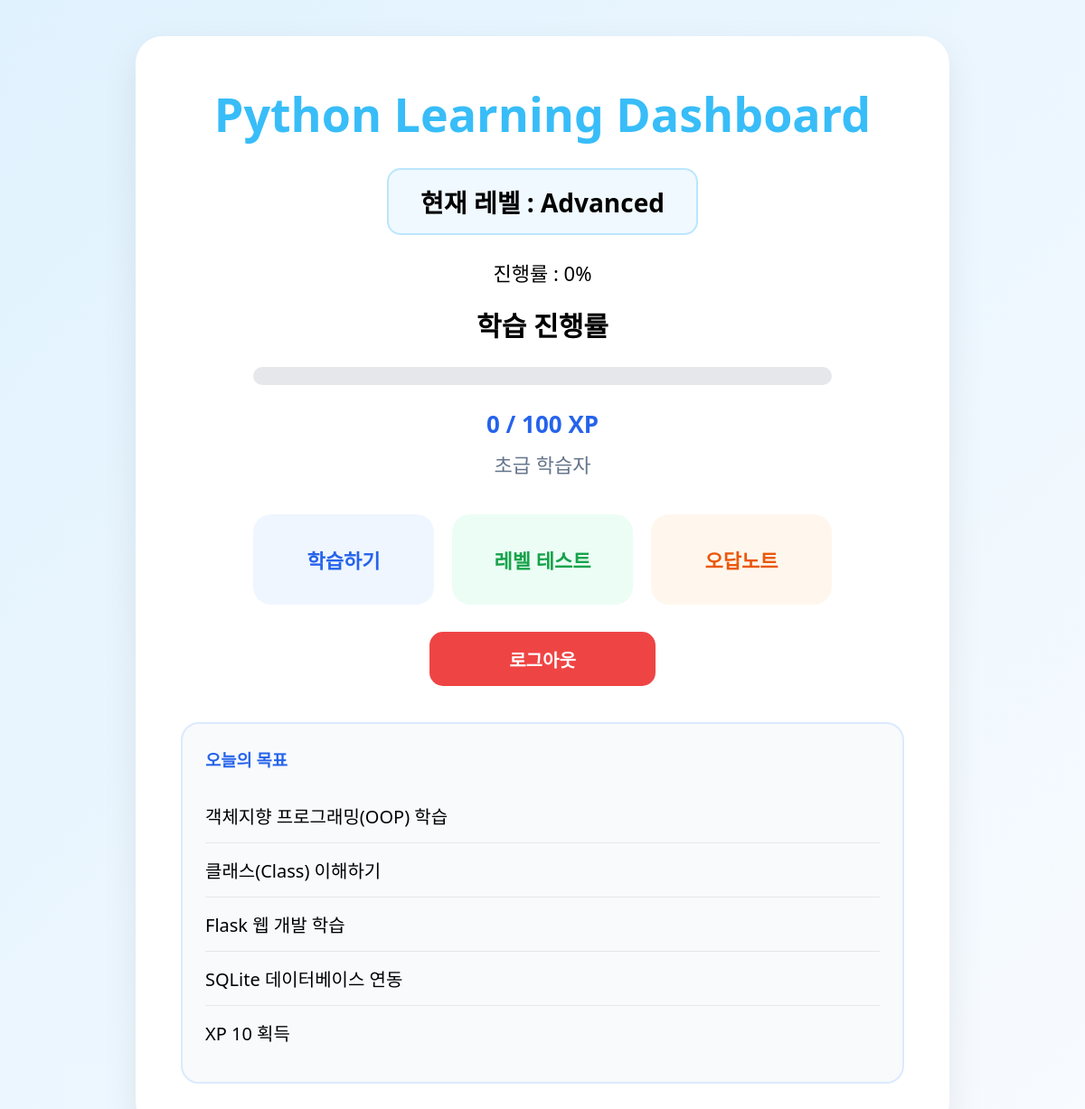
The app's page /dashboard (signed in), older data.
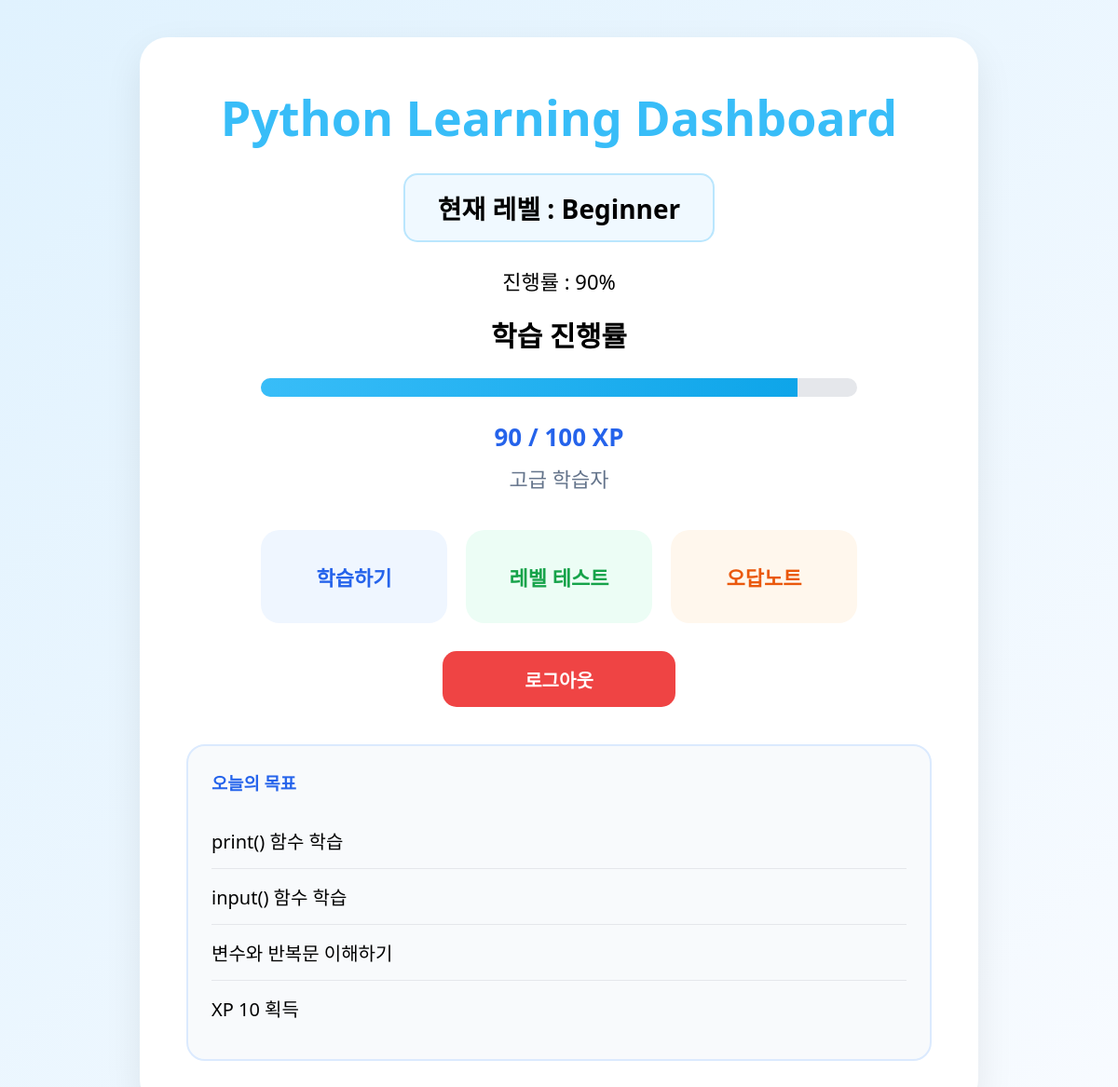
The same page, newer data.
### tables this page shows
CREATE TABLE "User" (
	"user_id"	INTEGER,
	"name"	TEXT,
	"email"	TEXT UNIQUE,
	"password"	TEXT,
	"level"	TEXT,
	"xp"	INTEGER DEFAULT 0,
	"create_at"	TEXT,
	PRIMARY KEY("user_id" AUTOINCREMENT)
);

### app.py (the view)
@app.route("/dashboard")
def dashboard():
    global current_user_id
    if current_user_id is None:
        return redirect("/login")
    conn = sqlite3.connect("database.db")
    cursor = conn.cursor()
    cursor.execute(
        "SELECT level, xp FROM User WHERE user_id=?",
        (current_user_id,)
    )
    user = cursor.fetchone()
    conn.close()
    return render_template(
        "dashboard.html",
        level=user[0],
        xp=user[1],
        logged_in=True
)

### templates/dashboard.html (shortened to what this page needs)
<!DOCTYPE html>
<html>
<head>
    <link rel="stylesheet"
          href="{{ url_for('static', filename='style.css') }}">
</head>
<body>
<body>
<div class="dashboard-card">
<h1>Python Learning Dashboard</h1>
<div class="level-box">
    현재 레벨 : {{ level }}
</div>
<p style="font-size:22px;">
    진행률 : {{ xp }}%
</p>
<div class="progress-title">
    학습 진행률
</div>
<div class="progress-bar">
    <div class="progress-fill"
         style="width: {{ xp }}%;">
    </div>
</div>
<div class="xp">
    {{ xp }} / 100 XP
</div>
{% if xp < 30 %}
<p class="rank">초급 학습자</p>
{% elif xp < 70 %}
<p class="rank">중급 학습자</p>
{% else %}
<p class="rank">고급 학습자</p>
{% endif %}
<div class="button-area">
    <a href="/learning">
        <button class="action-btn blue">
            학습하기
        </button>
    </a>
    <a href="/level_test">
        <button class="action-btn green">
            레벨 테스트
        </button>
    </a>
    <a href="/wrong_answer">
        <button class="action-btn orange">
            오답노트
        </button>
    </a>
</div>
{% if logged_in %}
<a href="/logout">
    <button class="logout">
        로그아웃
    </button>
</a>
{% endif %}
<div class="goal-box">
    <h3>오늘의 목표</h3>
    {% if level == "Beginner" %}
    <ul>
        <li>print() 함수 학습</li>
        <li>input() 함수 학습</li>
        <li>변수와 반복문 이해하기</li>
        <li>XP 10 획득</li>
    </ul>
    {% elif level == "Advanced" %}
    <ul>
        <li>객체지향 프로그래밍(OOP) 학습</li>
        <li>클래스(Class) 이해하기</li>
        <li>Flask 웹 개발 학습</li>
        <li>SQLite 데이터베이스 연동</li>
        <li>XP 10 획득</li>
    </ul>
    {% endif %}
</div>
</div>
</body>
</html>

### static/style.css (style rules this page uses)
* { margin:0; padding:0; box-sizing:border-box; font-family:'Segoe UI', sans-serif; }
body { min-height:100vh; display:flex; justify-content:center; align-items:center; background:linear-gradient( 135deg, #e0f2fe, #f8fbff ); padding:40px; }
.dashboard-card h1 { font-size:52px; color:#38bdf8; margin-bottom:25px; }
.level-box { display:inline-block; background:#f0f9ff; border:2px solid #bae6fd; padding:15px 30px; border-radius:15px; font-size:28px; font-weight:bold; margin-bottom:25px; }
.progress-title { margin-top:20px; font-size:32px; font-weight:bold; }
.progress-bar { width:80%; height:20px; background:#e5e7eb; border-radius:30px; margin:30px auto; overflow:hidden; }
.progress-fill { height:100%; background:linear-gradient( 90deg, #38bdf8, #0ea5e9 ); }
.xp { font-size:28px; font-weight:bold; color:#2563eb; }
.rank { margin-top:15px; font-size:24px; color:#64748b; }
.button-area { display:flex; justify-content:center; gap:25px; flex-wrap:wrap; margin-top:50px; }
.action-btn { width:220px; height:120px; border:none; border-radius:20px; font-size:24px; font-weight:bold; cursor:pointer; transition:.3s; }
.blue { background:#eff6ff; color:#2563eb; border:2px solid #60a5fa; }
.green { background:#ecfdf5; color:#16a34a; border:2px solid #4ade80; }
.orange { background:#fff7ed; color:#ea580c; border:2px solid #fb923c; }
.logout { margin-top:35px; width:300px; height:65px; background:#ef4444; color:white; border:none; border-radius:15px; font-size:22px; font-weight:bold; cursor:pointer; }
.goal-box { margin-top:50px; background:#f8fafc; border:2px solid #dbeafe; border-radius:20px; padding:30px; text-align:left; }
.goal-box h3 { color:#2563eb; margin-bottom:20px; }
.goal-box li { list-style:none; padding:15px 0; border-bottom:1px solid #e5e7eb; font-size:20px; }
.goal-box li:last-child { border:none; }
.dashboard-card { width:900px; max-width:95%; background:white; border-radius:30px; padding:50px; box-shadow:0 15px 40px rgba(0,0,0,0.08); text-align:center; }
.level-box { display:inline-block; background:#f0f9ff; border:2px solid #bae6fd; padding:15px 35px; border-radius:15px; font-size:28px; font-weight:bold; }
.progress-title { font-size:30px; font-weight:bold; margin-top:20px; }
.progress-bar { width:80%; height:20px; background:#e5e7eb; border-radius:30px; margin:25px auto; overflow:hidden; }
.xp { font-size:26px; font-weight:bold; color:#2563eb; }
.rank { margin-top:10px; font-size:22px; color:#64748b; }
.button-area { display:flex; justify-content:center; gap:20px; flex-wrap:wrap; margin-top:40px; }
.action-btn { width:200px; height:100px; border:none; border-radius:20px; font-size:22px; font-weight:bold; cursor:pointer; }
.logout { margin-top:30px; width:250px; height:60px; background:#ef4444; color:white; border:none; border-radius:15px; font-size:20px; }
.goal-box { margin-top:40px; background:#f8fafc; border:2px solid #dbeafe; border-radius:20px; padding:25px; text-align:left; }

Row changes from the older to the newer data that the page shows:
changed User: level "Advanced" → "Beginner"
Text that changed along with them:
{{ xp }}: "0" → "90"
text no longer shown: "초급 학습자 객체지향 프로그래밍(OOP) 학습 클래스(Class) 이해하기 Flask 웹 개발 학습 SQLite 데이터베이스 연동"
text now shown: "고급 학습자 print() 함수 학습 input() 함수 학습 변수와 반복문 이해하기"
